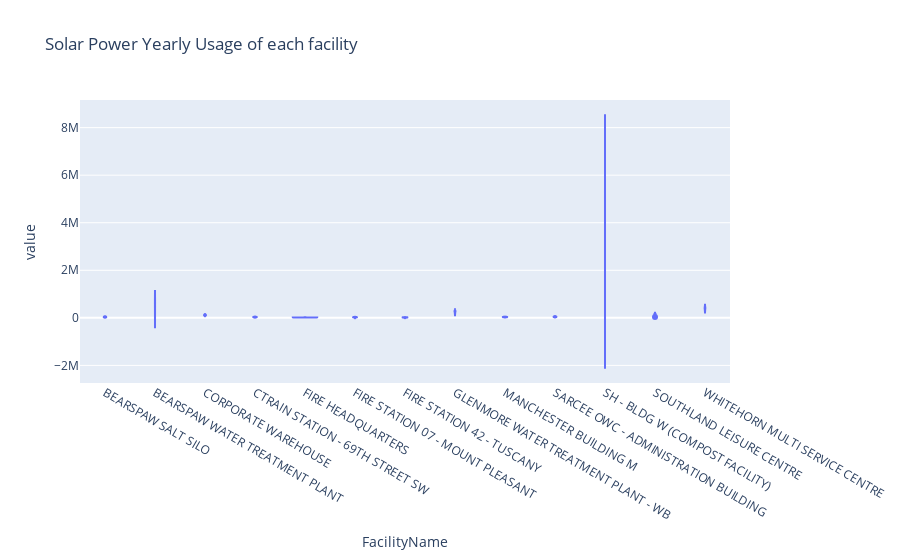
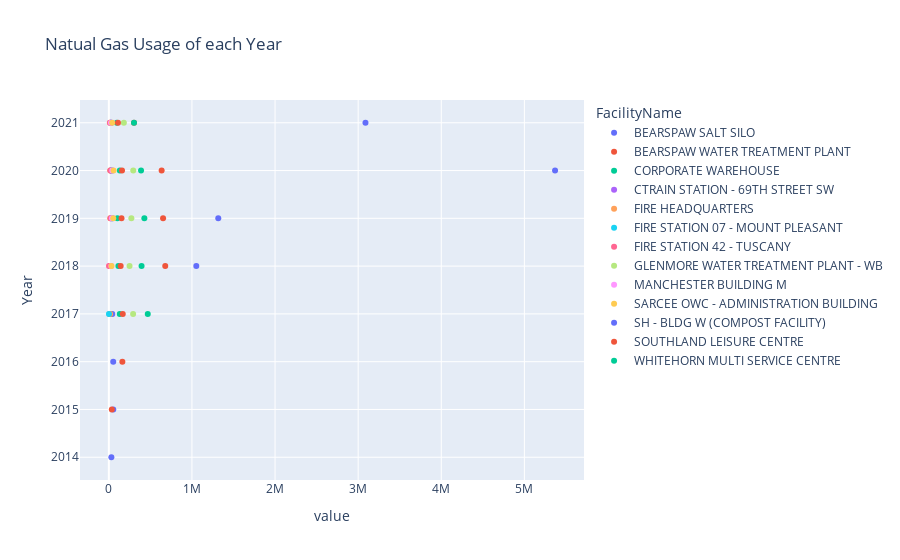

The cell these charts' notebook holds for them, in order:
### Code cell
df3=pd.DataFrame.drop(rdata,["Business Unit Desc","Site ID","FacilityAddress"], axis=1)
df3 = df3.loc[df3['Energy Description'] == 'Solar Power']
df3=df3.loc[df3['Total Consumption'] > 10000]
df3=df3.loc[df3['Year'].between(2014,2021)]
df3.name = "Solar Power Yearly Usage of each facility "
df3=df3.groupby(['FacilityName','Year'])['Total Consumption'].sum().unstack(level=1)
display(df3)


fig = plt.figure()
df3.plot(kind='bar', colormap='tab20b', grid=True, title ='"Solar Power Yearly Usage of each facility "')
fig.set_size_inches(3600,3600)
plt.show()

df3=pd.DataFrame.drop(rdata,["Business Unit Desc","Site ID","FacilityAddress"], axis=1)
df3 = df3.loc[df3['Energy Description'] == 'Solar Power']
df3=df3.loc[df3['Total Consumption'] > 1000]
df3=df3.loc[df3['Year'].between(2014,2021)]
df3.name = "Solar Power Usage of each Year "
df3=df3.groupby(['FacilityName','Year'])['Total Consumption'].sum().unstack(level=0)


fig = px.violin(df3, y=df3.columns, title = 'Solar Power Yearly Usage of each facility')
fig.show()
fig = px.scatter(df3, x=df3.columns, title ='Natual Gas Usage of each Year ')
fig.show()

### Figure 1 — Plotly figure (JSON) as saved in the notebook; plotly's stock layout.template omitted (floating-point values rounded to 4 significant figures)
{"data": [{"alignmentgroup": "True", "box": {"visible": false}, "hovertemplate": "FacilityName=%{x}<br>value=%{y}<extra></extra>", "legendgroup": "", "marker": {"color": "#636efa"}, "name": "", "offsetgroup": "", "orientation": "v", "scalegroup": "True", "showlegend": false, "type": "violin", "x": ["BEARSPAW SALT SILO", "BEARSPAW SALT SILO", "BEARSPAW SALT SILO", "BEARSPAW SALT SILO", "BEARSPAW SALT SILO", "BEARSPAW SALT SILO", "BEARSPAW SALT SILO", "BEARSPAW SALT SILO", "BEARSPAW WATER TREATMENT PLANT", "BEARSPAW WATER TREATMENT PLANT", "BEARSPAW WATER TREATMENT PLANT", "BEARSPAW WATER TREATMENT PLANT", "BEARSPAW WATER TREATMENT PLANT", "BEARSPAW WATER TREATMENT PLANT", "BEARSPAW WATER TREATMENT PLANT", "BEARSPAW WATER TREATMENT PLANT", "CORPORATE WAREHOUSE", "CORPORATE WAREHOUSE", "CORPORATE WAREHOUSE", "CORPORATE WAREHOUSE", "CORPORATE WAREHOUSE", "CORPORATE WAREHOUSE", "CORPORATE WAREHOUSE", "CORPORATE WAREHOUSE", "CTRAIN STATION - 69TH STREET SW", "CTRAIN STATION - 69TH STREET SW", "CTRAIN STATION - 69TH STREET SW", "CTRAIN STATION - 69TH STREET SW", "CTRAIN STATION - 69TH STREET SW", "CTRAIN STATION - 69TH STREET SW", "CTRAIN STATION - 69TH STREET SW", "CTRAIN STATION - 69TH STREET SW", "FIRE HEADQUARTERS", "FIRE HEADQUARTERS", "FIRE HEADQUARTERS", "FIRE HEADQUARTERS", "FIRE HEADQUARTERS", "FIRE HEADQUARTERS", "FIRE HEADQUARTERS", "FIRE HEADQUARTERS", "FIRE STATION 07 - MOUNT PLEASANT", "FIRE STATION 07 - MOUNT PLEASANT", "FIRE STATION 07 - MOUNT PLEASANT", "FIRE STATION 07 - MOUNT PLEASANT", "FIRE STATION 07 - MOUNT PLEASANT", "FIRE STATION 07 - MOUNT PLEASANT", "FIRE STATION 07 - MOUNT PLEASANT", "FIRE STATION 07 - MOUNT PLEASANT", "FIRE STATION 42 - TUSCANY", "FIRE STATION 42 - TUSCANY", "FIRE STATION 42 - TUSCANY", "FIRE STATION 42 - TUSCANY", "FIRE STATION 42 - TUSCANY", "FIRE STATION 42 - TUSCANY", "FIRE STATION 42 - TUSCANY", "FIRE STATION 42 - TUSCANY", "GLENMORE WATER TREATMENT PLANT - WB", "GLENMORE WATER TREATMENT PLANT - WB", "GLENMORE WATER TREATMENT PLANT - WB", "GLENMORE WATER TREATMENT PLANT - WB", "GLENMORE WATER TREATMENT PLANT - WB", "GLENMORE WATER TREATMENT PLANT - WB", "GLENMORE WATER TREATMENT PLANT - WB", "GLENMORE WATER TREATMENT PLANT - WB", "MANCHESTER BUILDING M", "MANCHESTER BUILDING M", "MANCHESTER BUILDING M", "MANCHESTER BUILDING M", "MANCHESTER BUILDING M", "MANCHESTER BUILDING M", "MANCHESTER BUILDING M", "MANCHESTER BUILDING M", "SARCEE OWC - ADMINISTRATION BUILDING", "SARCEE OWC - ADMINISTRATION BUILDING", "SARCEE OWC - ADMINISTRATION BUILDING", "SARCEE OWC - ADMINISTRATION BUILDING", "SARCEE OWC - ADMINISTRATION BUILDING", "SARCEE OWC - ADMINISTRATION BUILDING", "SARCEE OWC - ADMINISTRATION BUILDING", "SARCEE OWC - ADMINISTRATION BUILDING", "SH - BLDG W (COMPOST FACILITY)", "SH - BLDG W (COMPOST FACILITY)", "SH - BLDG W (COMPOST FACILITY)", "SH - BLDG W (COMPOST FACILITY)", "SH - BLDG W (COMPOST FACILITY)", "SH - BLDG W (COMPOST FACILITY)", "SH - BLDG W (COMPOST FACILITY)", "SH - BLDG W (COMPOST FACILITY)", "SOUTHLAND LEISURE CENTRE", "SOUTHLAND LEISURE CENTRE", "SOUTHLAND LEISURE CENTRE", "SOUTHLAND LEISURE CENTRE", "SOUTHLAND LEISURE CENTRE", "SOUTHLAND LEISURE CENTRE", "SOUTHLAND LEISURE CENTRE", "SOUTHLAND LEISURE CENTRE", "WHITEHORN MULTI SERVICE CENTRE", "WHITEHORN MULTI SERVICE CENTRE", "WHITEHORN MULTI SERVICE CENTRE", "WHITEHORN MULTI SERVICE CENTRE", "WHITEHORN MULTI SERVICE CENTRE", "WHITEHORN MULTI SERVICE CENTRE", "WHITEHORN MULTI SERVICE CENTRE", "WHITEHORN MULTI SERVICE CENTRE"], "x0": " ", "xaxis": "x", "y": [30258, 53333, 52745, 41361, 21530, 44588, 22003, 25680, null, null, null, 9791, 678536, 652587, 635422, 303027, null, null, null, 131593, 114787, 102931, 132010, 95881, null, null, null, null, 18536, 34891, 41160, 28126, null, null, null, 15354, 16725, 17176, 16572, 12328, null, null, null, 1322, 23928, 31510, 32930, 23707, null, null, null, null, 1214, 19822, 18929, 14990, null, null, null, 292019, 249129, 270977, 293788, 180644, null, null, null, null, 29390, 38138, 41756, 25765, null, null, null, null, 32099, 52613, 56295, 39875, null, null, null, null, 1052172, 1316807, 5369296, 3088045, null, 36003, 162547, 167406, 142226, 152230, 158293, 109947, null, null, null, 468438, 393663, 427151, 387335, 302970], "y0": " ", "yaxis": "y"}], "layout": {"autosize": true, "legend": {"tracegroupgap": 0}, "title": {"text": "Solar Power Yearly Usage of each facility"}, "violinmode": "group", "xaxis": {"anchor": "y", "autorange": true, "domain": [0, 1], "range": [-0.5, 12.5], "title": {"text": "FacilityName"}, "type": "category"}, "yaxis": {"anchor": "x", "autorange": true, "domain": [0, 1], "range": [-2740000.0, 9162000.0], "title": {"text": "value"}, "type": "linear"}}}

### Figure 2 — Plotly figure (JSON) as saved in the notebook; plotly's stock layout.template omitted (floating-point values rounded to 4 significant figures)
{"data": [{"hovertemplate": "FacilityName=BEARSPAW SALT SILO<br>value=%{x}<br>Year=%{y}<extra></extra>", "legendgroup": "BEARSPAW SALT SILO", "marker": {"color": "#636efa", "symbol": "circle"}, "mode": "markers", "name": "BEARSPAW SALT SILO", "orientation": "h", "showlegend": true, "type": "scatter", "x": [30258, 53333, 52745, 41361, 21530, 44588, 22003, 25680], "xaxis": "x", "y": [2014, 2015, 2016, 2017, 2018, 2019, 2020, 2021], "yaxis": "y"}, {"hovertemplate": "FacilityName=BEARSPAW WATER TREATMENT PLANT<br>value=%{x}<br>Year=%{y}<extra></extra>", "legendgroup": "BEARSPAW WATER TREATMENT PLANT", "marker": {"color": "#EF553B", "symbol": "circle"}, "mode": "markers", "name": "BEARSPAW WATER TREATMENT PLANT", "orientation": "h", "showlegend": true, "type": "scatter", "x": [null, null, null, 9791, 678536, 652587, 635422, 303027], "xaxis": "x", "y": [2014, 2015, 2016, 2017, 2018, 2019, 2020, 2021], "yaxis": "y"}, {"hovertemplate": "FacilityName=CORPORATE WAREHOUSE<br>value=%{x}<br>Year=%{y}<extra></extra>", "legendgroup": "CORPORATE WAREHOUSE", "marker": {"color": "#00cc96", "symbol": "circle"}, "mode": "markers", "name": "CORPORATE WAREHOUSE", "orientation": "h", "showlegend": true, "type": "scatter", "x": [null, null, null, 131593, 114787, 102931, 132010, 95881], "xaxis": "x", "y": [2014, 2015, 2016, 2017, 2018, 2019, 2020, 2021], "yaxis": "y"}, {"hovertemplate": "FacilityName=CTRAIN STATION - 69TH STREET SW<br>value=%{x}<br>Year=%{y}<extra></extra>", "legendgroup": "CTRAIN STATION - 69TH STREET SW", "marker": {"color": "#ab63fa", "symbol": "circle"}, "mode": "markers", "name": "CTRAIN STATION - 69TH STREET SW", "orientation": "h", "showlegend": true, "type": "scatter", "x": [null, null, null, null, 18536, 34891, 41160, 28126], "xaxis": "x", "y": [2014, 2015, 2016, 2017, 2018, 2019, 2020, 2021], "yaxis": "y"}, {"hovertemplate": "FacilityName=FIRE HEADQUARTERS<br>value=%{x}<br>Year=%{y}<extra></extra>", "legendgroup": "FIRE HEADQUARTERS", "marker": {"color": "#FFA15A", "symbol": "circle"}, "mode": "markers", "name": "FIRE HEADQUARTERS", "orientation": "h", "showlegend": true, "type": "scatter", "x": [null, null, null, 15354, 16725, 17176, 16572, 12328], "xaxis": "x", "y": [2014, 2015, 2016, 2017, 2018, 2019, 2020, 2021], "yaxis": "y"}, {"hovertemplate": "FacilityName=FIRE STATION 07 - MOUNT PLEASANT<br>value=%{x}<br>Year=%{y}<extra></extra>", "legendgroup": "FIRE STATION 07 - MOUNT PLEASANT", "marker": {"color": "#19d3f3", "symbol": "circle"}, "mode": "markers", "name": "FIRE STATION 07 - MOUNT PLEASANT", "orientation": "h", "showlegend": true, "type": "scatter", "x": [null, null, null, 1322, 23928, 31510, 32930, 23707], "xaxis": "x", "y": [2014, 2015, 2016, 2017, 2018, 2019, 2020, 2021], "yaxis": "y"}, {"hovertemplate": "FacilityName=FIRE STATION 42 - TUSCANY<br>value=%{x}<br>Year=%{y}<extra></extra>", "legendgroup": "FIRE STATION 42 - TUSCANY", "marker": {"color": "#FF6692", "symbol": "circle"}, "mode": "markers", "name": "FIRE STATION 42 - TUSCANY", "orientation": "h", "showlegend": true, "type": "scatter", "x": [null, null, null, null, 1214, 19822, 18929, 14990], "xaxis": "x", "y": [2014, 2015, 2016, 2017, 2018, 2019, 2020, 2021], "yaxis": "y"}, {"hovertemplate": "FacilityName=GLENMORE WATER TREATMENT PLANT - WB<br>value=%{x}<br>Year=%{y}<extra></extra>", "legendgroup": "GLENMORE WATER TREATMENT PLANT - WB", "marker": {"color": "#B6E880", "symbol": "circle"}, "mode": "markers", "name": "GLENMORE WATER TREATMENT PLANT - WB", "orientation": "h", "showlegend": true, "type": "scatter", "x": [null, null, null, 292019, 249129, 270977, 293788, 180644], "xaxis": "x", "y": [2014, 2015, 2016, 2017, 2018, 2019, 2020, 2021], "yaxis": "y"}, {"hovertemplate": "FacilityName=MANCHESTER BUILDING M<br>value=%{x}<br>Year=%{y}<extra></extra>", "legendgroup": "MANCHESTER BUILDING M", "marker": {"color": "#FF97FF", "symbol": "circle"}, "mode": "markers", "name": "MANCHESTER BUILDING M", "orientation": "h", "showlegend": true, "type": "scatter", "x": [null, null, null, null, 29390, 38138, 41756, 25765], "xaxis": "x", "y": [2014, 2015, 2016, 2017, 2018, 2019, 2020, 2021], "yaxis": "y"}, {"hovertemplate": "FacilityName=SARCEE OWC - ADMINISTRATION BUILDING<br>value=%{x}<br>Year=%{y}<extra></extra>", "legendgroup": "SARCEE OWC - ADMINISTRATION BUILDING", "marker": {"color": "#FECB52", "symbol": "circle"}, "mode": "markers", "name": "SARCEE OWC - ADMINISTRATION BUILDING", "orientation": "h", "showlegend": true, "type": "scatter", "x": [null, null, null, null, 32099, 52613, 56295, 39875], "xaxis": "x", "y": [2014, 2015, 2016, 2017, 2018, 2019, 2020, 2021], "yaxis": "y"}, {"hovertemplate": "FacilityName=SH - BLDG W (COMPOST FACILITY)<br>value=%{x}<br>Year=%{y}<extra></extra>", "legendgroup": "SH - BLDG W (COMPOST FACILITY)", "marker": {"color": "#636efa", "symbol": "circle"}, "mode": "markers", "name": "SH - BLDG W (COMPOST FACILITY)", "orientation": "h", "showlegend": true, "type": "scatter", "x": [null, null, null, null, 1052172, 1316807, 5369296, 3088045], "xaxis": "x", "y": [2014, 2015, 2016, 2017, 2018, 2019, 2020, 2021], "yaxis": "y"}, {"hovertemplate": "FacilityName=SOUTHLAND LEISURE CENTRE<br>value=%{x}<br>Year=%{y}<extra></extra>", "legendgroup": "SOUTHLAND LEISURE CENTRE", "marker": {"color": "#EF553B", "symbol": "circle"}, "mode": "markers", "name": "SOUTHLAND LEISURE CENTRE", "orientation": "h", "showlegend": true, "type": "scatter", "x": [null, 36003, 162547, 167406, 142226, 152230, 158293, 109947], "xaxis": "x", "y": [2014, 2015, 2016, 2017, 2018, 2019, 2020, 2021], "yaxis": "y"}, {"hovertemplate": "FacilityName=WHITEHORN MULTI SERVICE CENTRE<br>value=%{x}<br>Year=%{y}<extra></extra>", "legendgroup": "WHITEHORN MULTI SERVICE CENTRE", "marker": {"color": "#00cc96", "symbol": "circle"}, "mode": "markers", "name": "WHITEHORN MULTI SERVICE CENTRE", "orientation": "h", "showlegend": true, "type": "scatter", "x": [null, null, null, 468438, 393663, 427151, 387335, 302970], "xaxis": "x", "y": [2014, 2015, 2016, 2017, 2018, 2019, 2020, 2021], "yaxis": "y"}], "layout": {"autosize": true, "legend": {"title": {"text": "FacilityName"}, "tracegroupgap": 0}, "title": {"text": "Natual Gas Usage of each Year "}, "xaxis": {"anchor": "y", "autorange": true, "domain": [0, 1], "range": [-335100.0, 5706000.0], "title": {"text": "value"}, "type": "linear"}, "yaxis": {"anchor": "x", "autorange": true, "domain": [0, 1], "range": [2013.0, 2022.0], "title": {"text": "Year"}, "type": "linear"}}}
